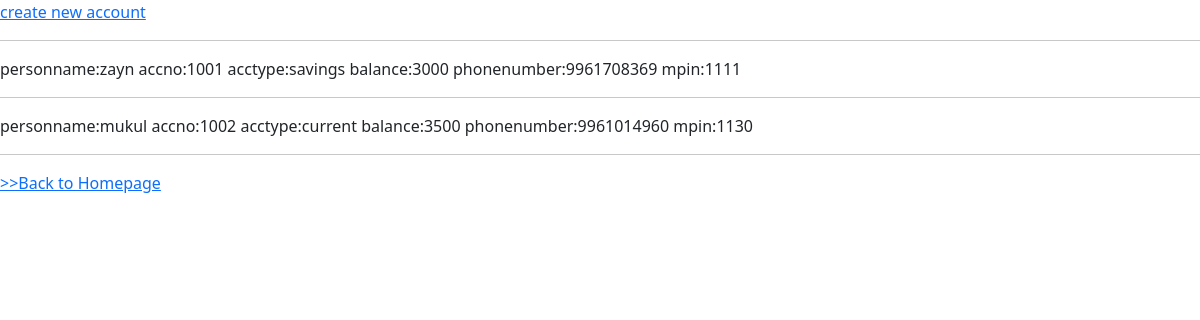
/bank/accountlist/, run on an earlier commit of the app's database.
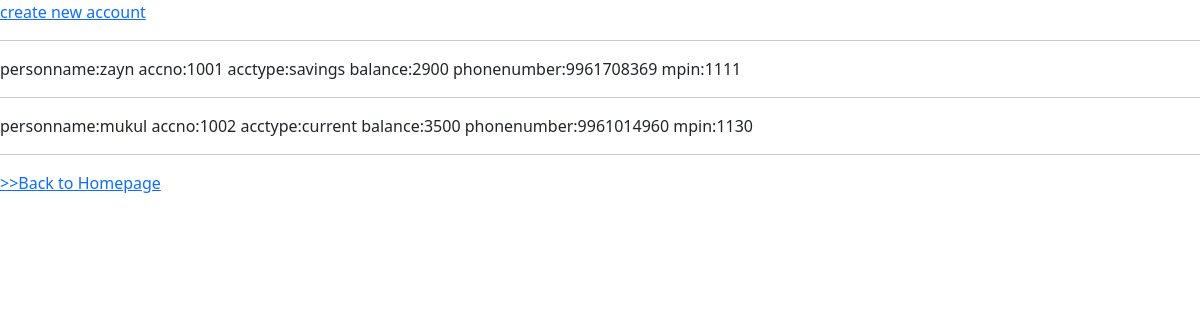
And on a later commit of the database.
### accounts/models.py (models this page shows, shortened)
class CreateAccount(models.Model):
    personname=models.CharField(max_length=120)
    accno=models.IntegerField(unique=True)
    acctype=models.CharField(max_length=120)
    balance=models.IntegerField(default=3000)
    phonenumber=models.IntegerField()
    mpin=models.IntegerField(unique=True)

### accounts/views.py (the view)
# urls.py: path("accountlist/",accountList,name="accountlist"),
def accountList(request):
    account=CreateAccount.objects.all()
    context={}
    context["account"]=account
    return render(request,"accounts/accountlist.html",context)

### accounts/templates/accounts/accountlist.html (shortened to what this page needs)
<!DOCTYPE html>
<html lang="en">
<head>
        <link href="https://cdn.jsdelivr.net/npm/bootstrap@5.0.0-beta1/dist/css/bootstrap.min.css" rel="stylesheet">
</head>
<body>
<a href="{%url 'createaccount'%}">create new account</a>
<hr>
{%for person in account%}
    personname:{{person.personname}}
    accno:{{person.accno}}
    acctype:{{person.acctype}}
    balance:{{person.balance}}
    phonenumber:{{person.phonenumber}}
    mpin:{{person.mpin}}
<hr>
{%endfor%}
    <a href="{%url 'homein'%}">>>Back to Homepage</a>
</body>
</html>

What changed in the data, as far as the page shows it:
changed CreateAccount "zayn": balance "3000" → "2900"
